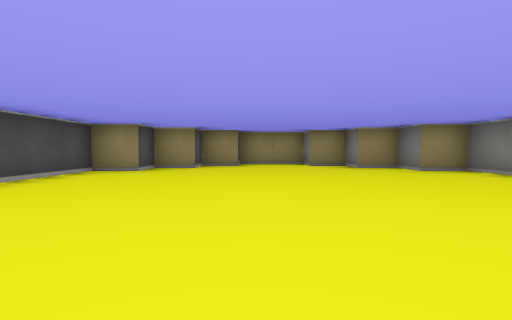
View 1 (above)

12 first-person views from a walk through a cub3D maze. The camera is about half as high as the walls, tilts 2° down and sees 80° across. The floor is counted in squares. Each view is taken from the middle of a square. On the plan, view 1 faces up. The plan holds only what a view shows up to about 9 squares ahead; the rest is blank. The place goes on beyond the plan.

View 2
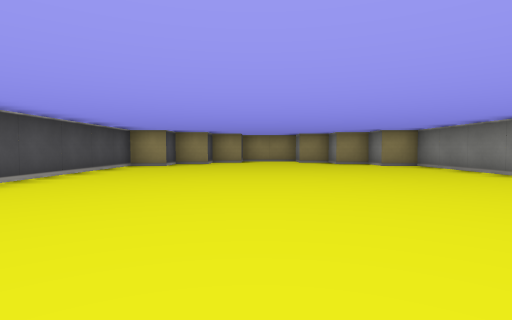

View 3
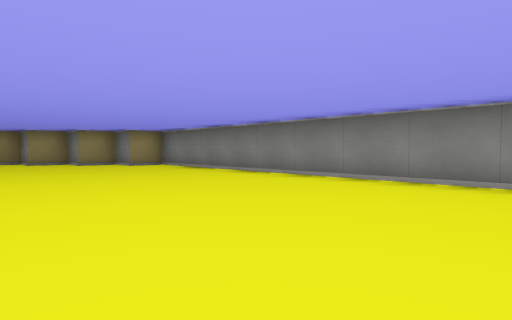

View 4
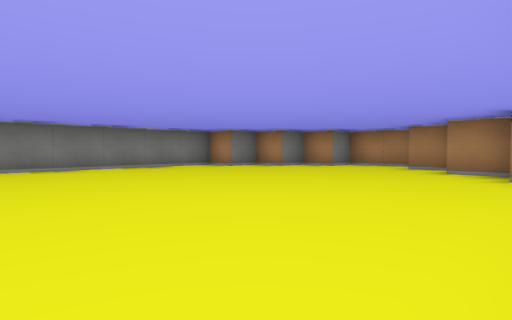

View 5
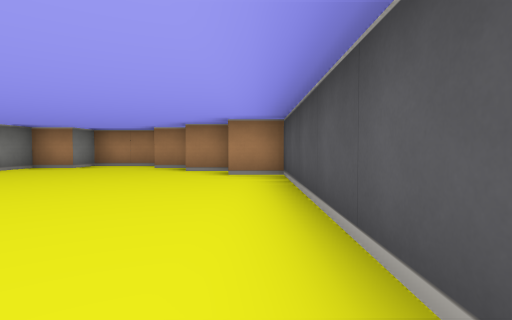

View 6
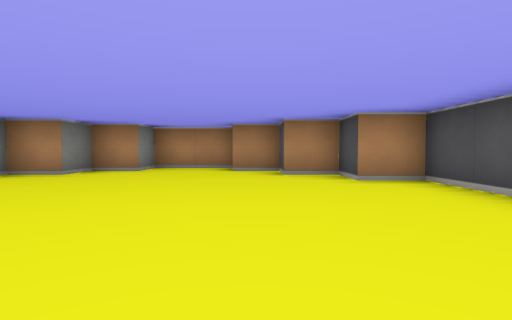

View 7
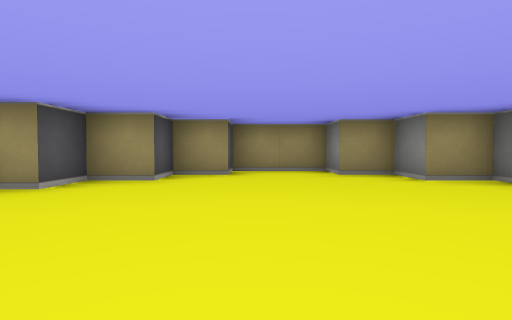

View 8
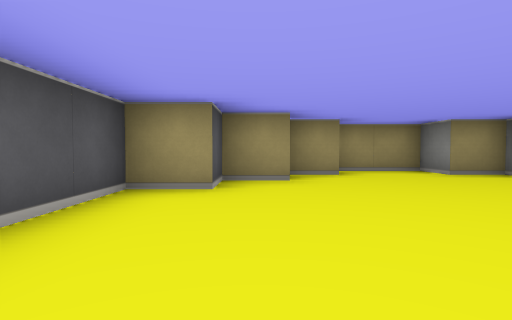

View 9
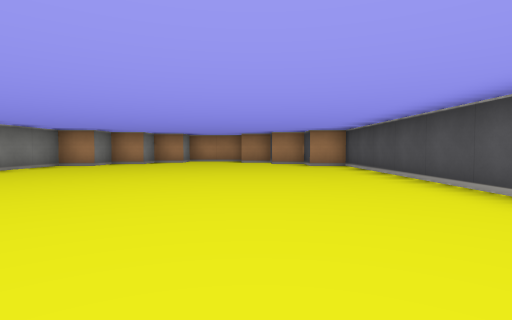

View 10
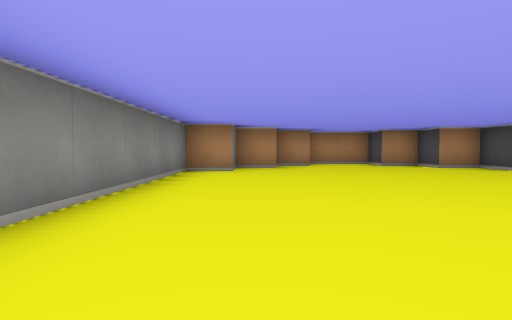

View 11
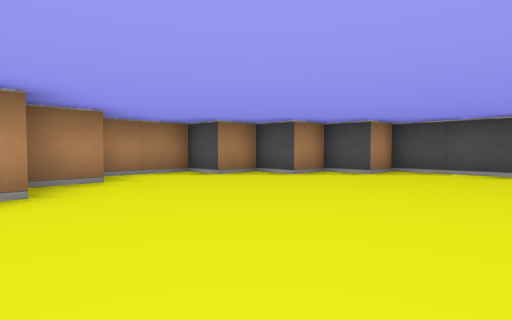

View 12
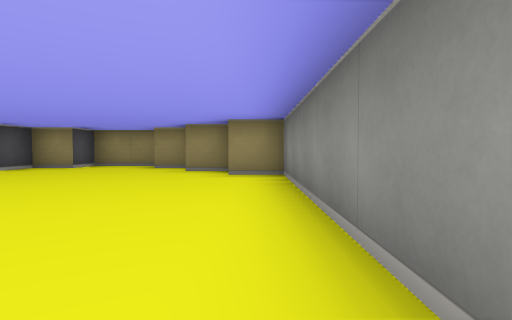

### Floor plan
Points are (right, up) in squares from view 1. A wall is a line through its corners. A room is listed if a view was taken in it or the views show most of it. See-through windows are left out.
Room 1 (views 1, 2, 3, 4, 5, 6, 7, 8, 9, 10, 11, 12)
walls: (-2.5, -4.5) (-2.5, -5.5) (-1.5, -5.5) (-1.5, -6.5) (-0.5, -6.5) (-0.5, -7.5) (1.5, -7.5) (1.5, -6.5) (2.5, -6.5) (2.5, -5.5) (3.5, -5.5) (3.5, -4.5) (4.5, -4.5) (4.5, 6.5) (3.5, 6.5) (3.5, 7.5) (2.5, 7.5) (2.5, 8.5) (1.5, 8.5) (1.5, 9.5) (-0.5, 9.5) (-0.5, 8.5) (-1.5, 8.5) (-1.5, 7.5) (-2.5, 7.5) (-2.5, 6.5) (-3.5, 6.5) (-3.5, -4.5) (-2.5, -4.5)

Positions as (right, up) in squares from view 1, and headings:
1: (0, 0), facing up
2: (0, -2), facing up
3: (0, -2), facing up-right
4: (-3, 1), facing down-right
5: (-3, 1), facing down
6: (-1, 0), facing down
7: (0, 3), facing up
8: (-2, 3), facing up
9: (-1, 4), facing down
10: (3, 2), facing down
11: (3, -2), facing down-left
12: (4, 1), facing up
